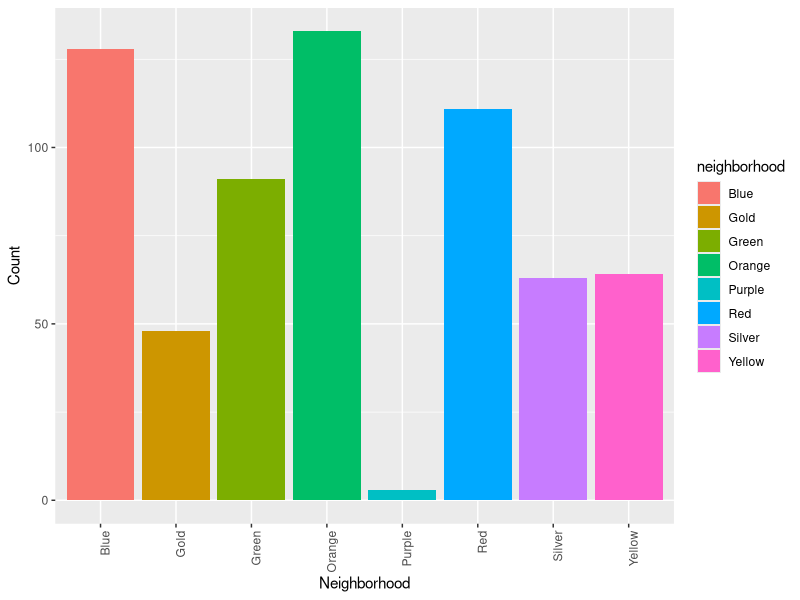
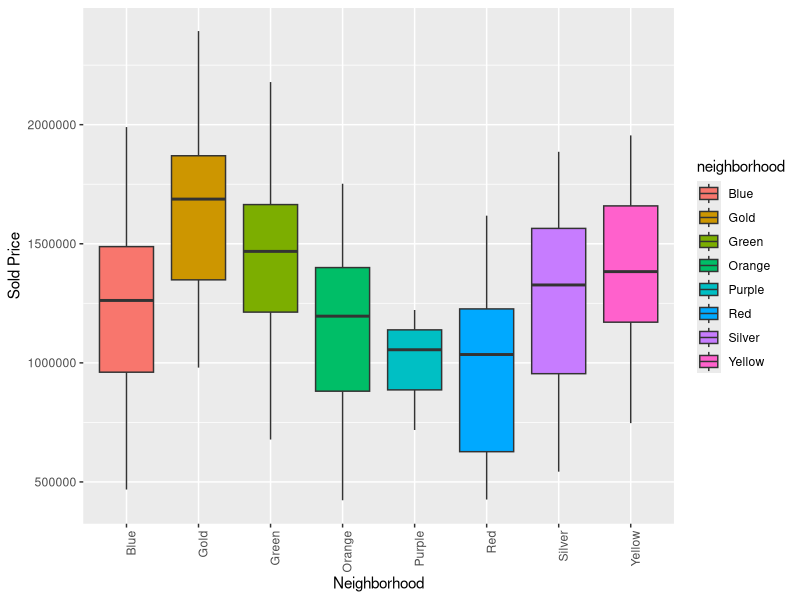
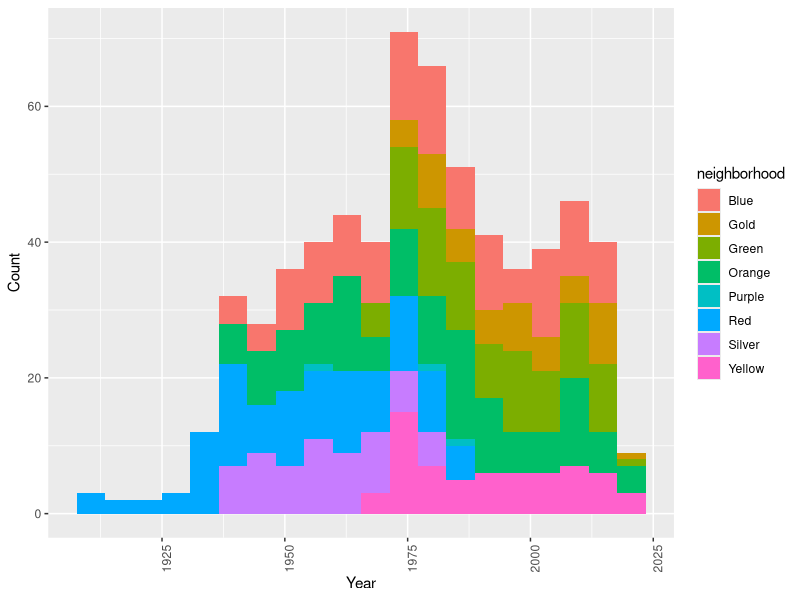
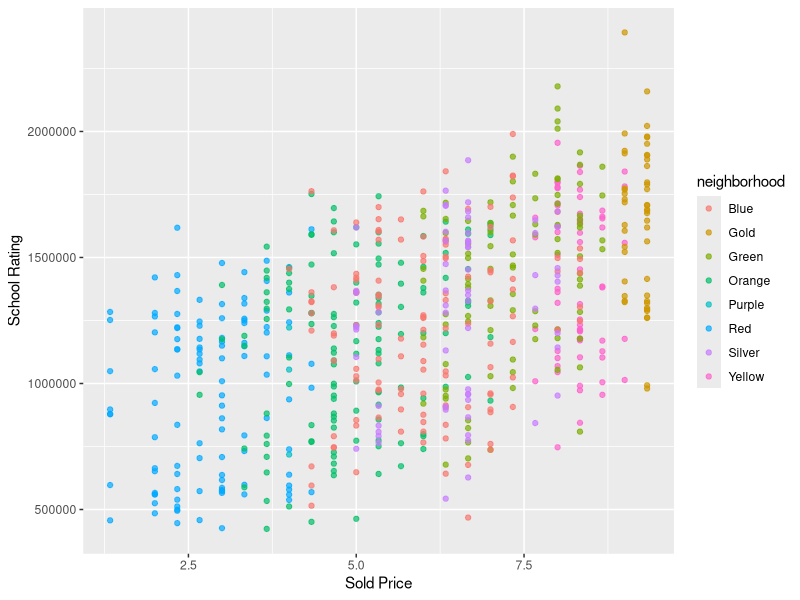
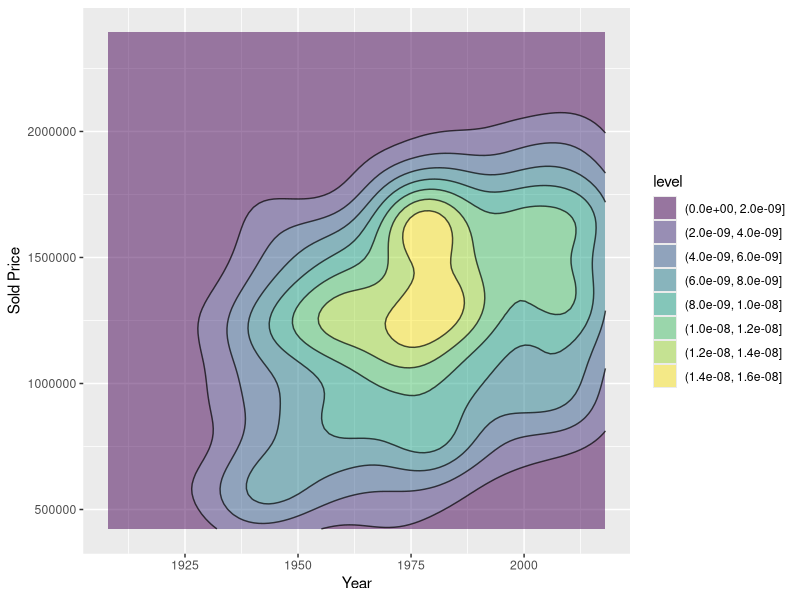
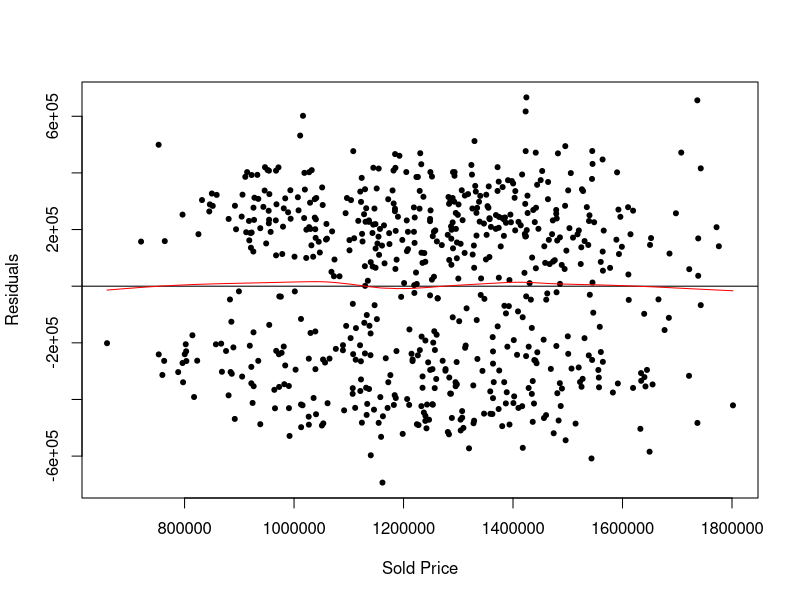
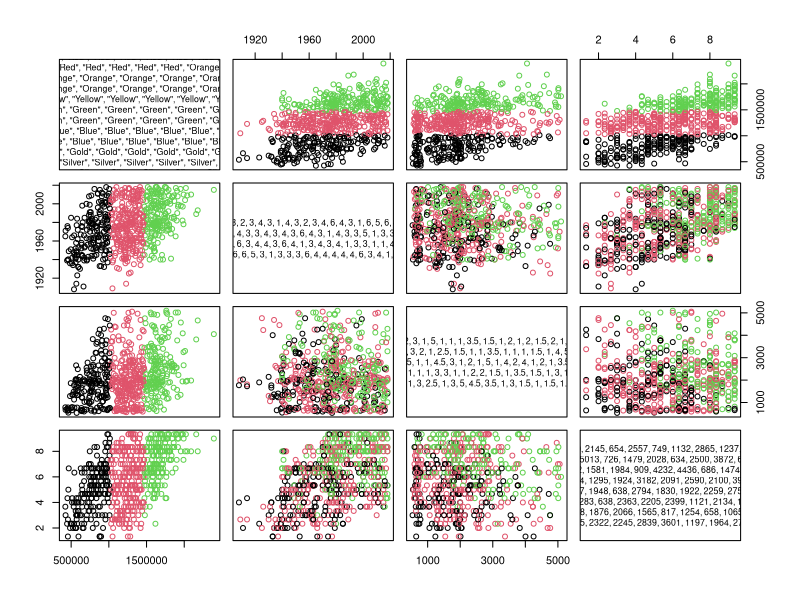
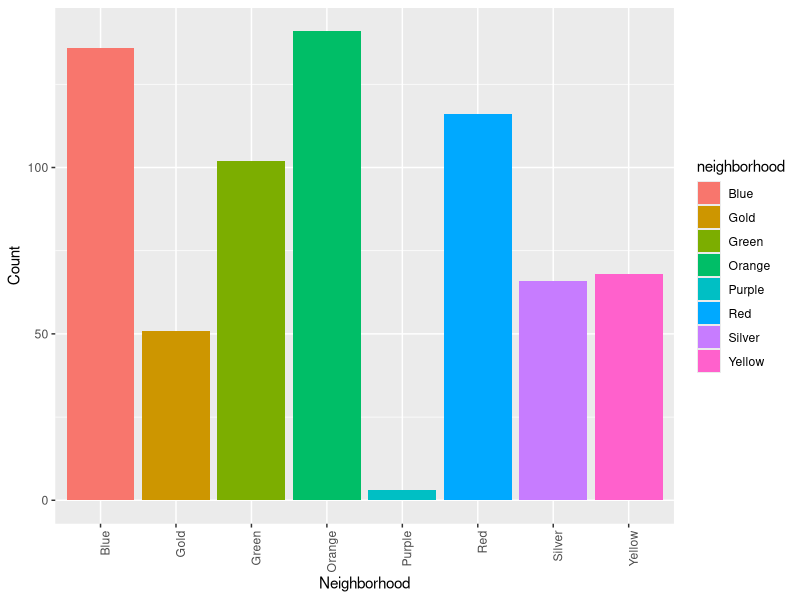

Source code (R) for these figures, in order:
# Import libraries
library(tidyr)
library(dplyr)
library(ggplot2)
library(cluster)

# Read joined and cleaned data into R
df <- read.csv("data/cleaned_01.csv")

# Get basic info about the data
glimpse(df)

# Check for missing values.
df %>%
  summarise(across(everything(), ~ sum(is.na(.x))))

## Single Variable Plots
# Create a bar plot of the count of rows for each neighborhood value
# sorted by count and color coded.
df %>%
  count(neighborhood) %>%
  arrange(desc(n)) %>%
  ggplot(aes(x = neighborhood, y = n, fill = neighborhood)) +
  geom_bar(stat = "identity") +
  theme(axis.text.x = element_text(angle = 90, hjust = 1)) +
  labs(x = "Neighborhood", y = "Count")

# Create table of the count of rows for each neighborhood value sorted by count.
df %>%
  count(neighborhood) %>%
  arrange(desc(n))

# Create a boxplot of the soldprice variable by neighborhood and color coded.
df %>%
  ggplot(aes(x = neighborhood, y = soldprice, fill = neighborhood)) +
  geom_boxplot() +
  theme(axis.text.x = element_text(angle = 90, hjust = 1)) +
  labs(x = "Neighborhood", y = "Sold Price")

# Create table of the mean soldprice for each neighborhood value sorted by mean.
df %>%
  group_by(neighborhood) %>%
  summarise(mean_soldprice = mean(soldprice)) %>%
  arrange(desc(mean_soldprice))

# Create a histogram showing the year variable distribution by neighborhood
# and color coded.
df %>%
  ggplot(aes(x = year, fill = neighborhood)) +
  geom_histogram(bins = 20) +
  theme(axis.text.x = element_text(angle = 90, hjust = 1)) +
  labs(x = "Year", y = "Count")

# Create a table showing the min, max, and mean year for each neighborhood
# value sorted by mean.
df %>%
  group_by(neighborhood) %>%
  summarise(min_year = min(year),
            max_year = max(year),
            mean_year = mean(year)) %>%
  arrange(desc(mean_year))

## Multiple Variable Plots
# Create a scatter plot of the soldprice and average of the school ratings
# variables (elementary_rating, middle_rating, and high_rating), color
# coded by neighborhood.
df %>%
  mutate(
    school_rating = (elementary_rating + middle_rating + high_rating) / 3) %>%
  ggplot(aes(x = school_rating, y = soldprice, color = neighborhood)) +
  geom_point(alpha = 0.7) +
  labs(x = "Sold Price", y = "School Rating")

# Create a table showing the average school rating and sold price for each
# neighborhood sorted by average school rating.
df %>%
  mutate(
    school_rating = (elementary_rating + middle_rating + high_rating) / 3) %>%
  group_by(neighborhood) %>%
  summarise(mean_school_rating = mean(school_rating),
            mean_soldprice = mean(soldprice)) %>%
  arrange(desc(mean_school_rating))

# Create a 2d density plot of the year constructed and sold price
# by neighborhood.
df %>%
  ggplot(aes(x = year, y = soldprice)) +
  geom_density2d_filled(alpha = 0.5) +
  geom_density_2d(colour = "black", lwd = 0.5, alpha = 0.7) +
  labs(x = "Year", y = "Sold Price")

## Regression Analysis
# Create and plot a linear regression model of the sold price and the
# average of the school ratings variables (elementary_rating, middle_rating,
# and high_rating).
m <- df %>%
  mutate(
    school_rating = (elementary_rating + middle_rating + high_rating) / 3) %>%
  lm(soldprice ~ school_rating + sqft,.)

# Print model summary
summary(m)

# Get Resisuals
r <- residuals(m)

# Plot Residuals
plot(fitted(m), r, pch = 20, xlab = "Sold Price", ylab = "Residuals")
abline(0, 0)
lines(lowess(fitted(m), r), col = "red")

# Create a KMeans Clustering Model of the sold price
# and the average of the school ratings variables
# (elementary_rating, middle_rating, and high_rating).
k <- df %>%
  select(soldprice) %>%
  kmeans(.,3)

df %>%
  mutate(
    school_rating = (elementary_rating + middle_rating + high_rating) / 3) %>%
  select(where(is.numeric)) %>%
  select(soldprice, year, sqft, school_rating) %>%
  plot(df, col = k$cluster)
  points(k$centers, pch = 19)

## Sensitivity Analysis ## 
# Read joined, cleaned and imputed data into R and rerun analysis to check
# for changes.
df <- read.csv("data/cleaned_02.csv")

# Get basic info about the data
glimpse(df)

# Check for missing values.
df %>%
  summarise(across(everything(), ~ sum(is.na(.x))))

## Single Variable Plots
# Create a bar plot of the count of rows for each neighborhood value
# sorted by count and color coded.
df %>%
  count(neighborhood) %>%
  arrange(desc(n)) %>%
  ggplot(aes(x = neighborhood, y = n, fill = neighborhood)) +
  geom_bar(stat = "identity") +
  theme(axis.text.x = element_text(angle = 90, hjust = 1)) +
  labs(x = "Neighborhood", y = "Count")

# Create table of the count of rows for each neighborhood value sorted by count.
df %>%
  count(neighborhood) %>%
  arrange(desc(n))

# Create a boxplot of the soldprice variable by neighborhood and color coded.
df %>%
  ggplot(aes(x = neighborhood, y = soldprice, fill = neighborhood)) +
  geom_boxplot() +
  theme(axis.text.x = element_text(angle = 90, hjust = 1)) +
  labs(x = "Neighborhood", y = "Sold Price")

# Create table of the mean soldprice for each neighborhood value sorted by mean.
df %>%
  group_by(neighborhood) %>%
  summarise(mean_soldprice = mean(soldprice)) %>%
  arrange(desc(mean_soldprice))

# Create a histogram showing the year variable distribution by neighborhood
# and color coded.
df %>%
  ggplot(aes(x = year, fill = neighborhood)) +
  geom_histogram(bins = 20) +
  theme(axis.text.x = element_text(angle = 90, hjust = 1)) +
  labs(x = "Year", y = "Count")

# Create a table showing the min, max, and mean year for each neighborhood
# value sorted by mean.
df %>%
  group_by(neighborhood) %>%
  summarise(min_year = min(year),
            max_year = max(year),
            mean_year = mean(year)) %>%
  arrange(desc(mean_year))

## Multiple Variable Plots
# Create a scatter plot of the soldprice and average of the school ratings
# variables (elementary_rating, middle_rating, and high_rating), color
# coded by neighborhood.
df %>%
  mutate(
    school_rating = (elementary_rating + middle_rating + high_rating) / 3) %>%
  ggplot(aes(x = school_rating, y = soldprice, color = neighborhood)) +
  geom_point(alpha = 0.7) +
  labs(x = "Sold Price", y = "School Rating")

# Create a table showing the average school rating and sold price for each
#neighborhood sorted by average school rating.
df %>%
  mutate(
    school_rating = (elementary_rating + middle_rating + high_rating) / 3) %>%
  group_by(neighborhood) %>%
  summarise(mean_school_rating = mean(school_rating),
            mean_soldprice = mean(soldprice)) %>%
  arrange(desc(mean_school_rating))

# Create a 2d density plot of the year constructed and sold price
# by neighborhood.
df %>%
  ggplot(aes(x = year, y = soldprice)) +
  geom_density2d_filled(alpha = 0.5) +
  geom_density_2d(colour = "black", lwd = 0.5, alpha = 0.7) +
  labs(x = "Year", y = "Sold Price")

## Regression Analysis
# Create and plot a linear regression model of the sold price and the
# average of the school ratings variables (elementary_rating, middle_rating,
# and high_rating).
m <- df %>%
  mutate(
    school_rating = (elementary_rating + middle_rating + high_rating) / 3) %>%
  lm(soldprice ~ school_rating + sqft,.)

# Print model summary
summary(m)

# Get Resisuals
r <- residuals(m)

# Plot Residuals
plot(fitted(m), r, pch = 20, xlab = "Sold Price", ylab = "Residuals")
abline(0, 0)
lines(lowess(fitted(m), r), col = "red")

# Create a KMeans Clustering Model of the sold price
# and the average of the school ratings variables
# (elementary_rating, middle_rating, and high_rating).
k <- df %>%
  select(soldprice) %>%
  kmeans(.,3)

df %>%
  mutate(
    school_rating = (elementary_rating + middle_rating + high_rating) / 3) %>%
  select(where(is.numeric)) %>%
  select(soldprice, year, sqft, school_rating) %>%
  plot(df, col = k$cluster)
points(k$centers, pch = 19)